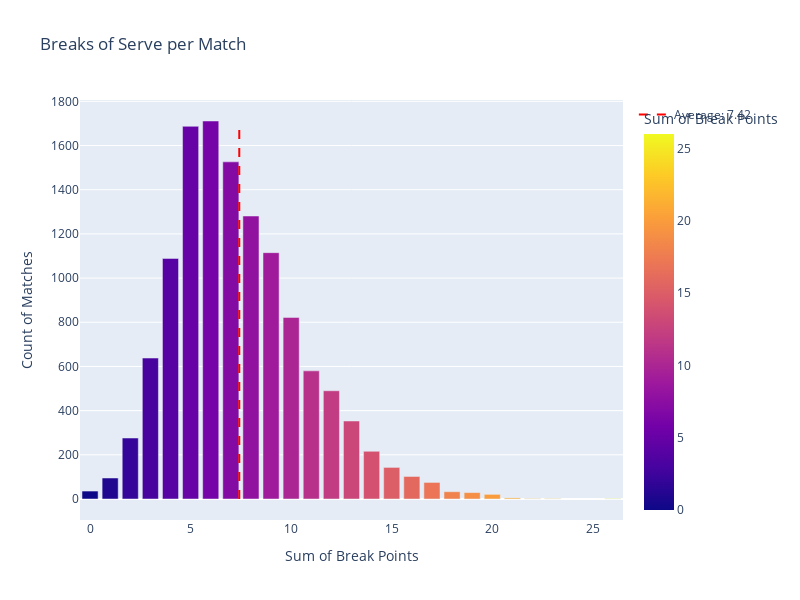

The notebook cell saved with this chart:
### Code cell
# Create a bar plot
fig = px.bar(
    break_points_count,
    x='sum_break_points',
    y='count',
    color='sum_break_points',
    title='Breaks of Serve per Match',
    labels={'sum_break_points': 'Sum of Break Points', 'count': 'Count of Matches'},
    height=600,
    width=800
)

# Add a line representing the average breaks of serve per match
fig.add_trace(go.Scatter(
    x=[Average_breaks_of_serve_per_match, Average_breaks_of_serve_per_match],
    y=[0, break_points_count['count'].max()],
    mode='lines',
    name=f'Average: {Average_breaks_of_serve_per_match}',
    line=dict(color='red', dash='dash')
))

# Update layout for better visualization
fig.update_layout(
    xaxis_title='Sum of Break Points',
    yaxis_title='Count of Matches',
    barmode='group'
)

# Show the figure
fig.show()

### Figure 1 — Plotly figure (JSON) as saved in the notebook; plotly's stock layout.template omitted (floating-point values rounded to 4 significant figures)
{"data": [{"alignmentgroup": "True", "hovertemplate": "Sum of Break Points=%{marker.color}<br>Count of Matches=%{y}<extra></extra>", "legendgroup": "", "marker": {"color": [6, 5, 7, 8, 9, 4, 10, 3, 11, 12, 13, 2, 14, 15, 16, 1, 17, 0, 18, 19, 20, 21, 22, 23, 26], "coloraxis": "coloraxis", "pattern": {"shape": ""}}, "name": "", "offsetgroup": "", "orientation": "v", "showlegend": false, "textposition": "auto", "type": "bar", "x": [6, 5, 7, 8, 9, 4, 10, 3, 11, 12, 13, 2, 14, 15, 16, 1, 17, 0, 18, 19, 20, 21, 22, 23, 26], "xaxis": "x", "y": [1711, 1687, 1526, 1281, 1115, 1089, 822, 638, 580, 490, 353, 276, 216, 143, 102, 95, 75, 36, 33, 29, 21, 5, 2, 2, 2], "yaxis": "y"}, {"line": {"color": "red", "dash": "dash"}, "mode": "lines", "name": "Average: 7.42", "type": "scatter", "x": [7.42, 7.42], "y": [0, 1711]}], "layout": {"barmode": "group", "coloraxis": {"colorbar": {"title": {"text": "Sum of Break Points"}}, "colorscale": [[0, "#0d0887"], [0.1111, "#46039f"], [0.2222, "#7201a8"], [0.3333, "#9c179e"], [0.4444, "#bd3786"], [0.5556, "#d8576b"], [0.6667, "#ed7953"], [0.7778, "#fb9f3a"], [0.8889, "#fdca26"], [1, "#f0f921"]]}, "height": 600, "legend": {"tracegroupgap": 0}, "title": {"text": "Breaks of Serve per Match"}, "width": 800, "xaxis": {"anchor": "y", "domain": [0, 1], "title": {"text": "Sum of Break Points"}}, "yaxis": {"anchor": "x", "domain": [0, 1], "title": {"text": "Count of Matches"}}}}
